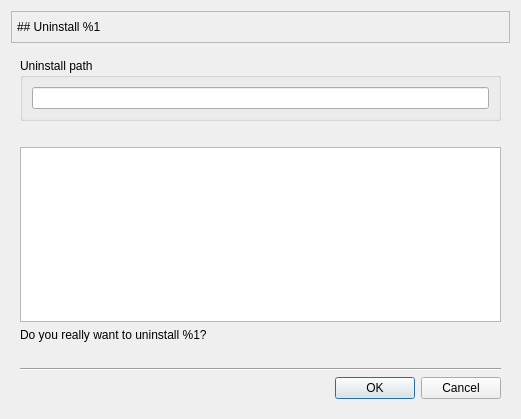
<?xml version="1.0" encoding="UTF-8"?>
<ui version="4.0">
 <class>Uninstaller</class>
 <widget class="QWidget" name="Uninstaller">
  <property name="geometry">
   <rect>
    <x>0</x>
    <y>0</y>
    <width>521</width>
    <height>419</height>
   </rect>
  </property>
  <property name="windowTitle">
   <string>Form</string>
  </property>
  <layout class="QGridLayout" name="gridLayout">
   <item row="1" column="0">
    <widget class="QStackedWidget" name="stackedWidget">
     <property name="currentIndex">
      <number>0</number>
     </property>
     <widget class="QWidget" name="page_1">
      <layout class="QVBoxLayout" name="verticalLayout">
       <item>
        <widget class="QGroupBox" name="groupBox">
         <property name="title">
          <string>Uninstall path</string>
         </property>
         <layout class="QVBoxLayout" name="verticalLayout_3">
          <item>
           <widget class="QLineEdit" name="appinstall_path">
            <property name="readOnly">
             <bool>true</bool>
            </property>
           </widget>
          </item>
         </layout>
        </widget>
       </item>
       <item>
        <spacer name="verticalSpacer">
         <property name="orientation">
          <enum>Qt::Orientation::Vertical</enum>
         </property>
         <property name="sizeType">
          <enum>QSizePolicy::Policy::Fixed</enum>
         </property>
         <property name="sizeHint" stdset="0">
          <size>
           <width>20</width>
           <height>20</height>
          </size>
         </property>
        </spacer>
       </item>
       <item>
        <widget class="QPlainTextEdit" name="text_1">
         <property name="readOnly">
          <bool>true</bool>
         </property>
        </widget>
       </item>
       <item>
        <widget class="QLabel" name="label_page_1">
         <property name="text">
          <string>Do you really want to uninstall %1?</string>
         </property>
        </widget>
       </item>
       <item>
        <spacer name="verticalSpacer_2">
         <property name="orientation">
          <enum>Qt::Orientation::Vertical</enum>
         </property>
         <property name="sizeType">
          <enum>QSizePolicy::Policy::Fixed</enum>
         </property>
         <property name="sizeHint" stdset="0">
          <size>
           <width>20</width>
           <height>20</height>
          </size>
         </property>
        </spacer>
       </item>
       <item>
        <widget class="Line" name="line">
         <property name="orientation">
          <enum>Qt::Orientation::Horizontal</enum>
         </property>
        </widget>
       </item>
       <item>
        <widget class="QDialogButtonBox" name="buttonBox_1">
         <property name="standardButtons">
          <set>QDialogButtonBox::StandardButton::Cancel|QDialogButtonBox::StandardButton::Ok</set>
         </property>
        </widget>
       </item>
      </layout>
     </widget>
     <widget class="QWidget" name="page_2">
      <layout class="QVBoxLayout" name="verticalLayout_2">
       <item>
        <widget class="QProgressBar" name="uninstallProgress">
         <property name="value">
          <number>24</number>
         </property>
        </widget>
       </item>
       <item>
        <widget class="QPlainTextEdit" name="text_2">
         <property name="readOnly">
          <bool>true</bool>
         </property>
        </widget>
       </item>
       <item>
        <widget class="QDialogButtonBox" name="buttonBox_2">
         <property name="standardButtons">
          <set>QDialogButtonBox::StandardButton::Ok</set>
         </property>
        </widget>
       </item>
      </layout>
     </widget>
    </widget>
   </item>
   <item row="0" column="0">
    <widget class="QFrame" name="frame">
     <property name="maximumSize">
      <size>
       <width>16777215</width>
       <height>80</height>
      </size>
     </property>
     <property name="frameShape">
      <enum>QFrame::Shape::StyledPanel</enum>
     </property>
     <property name="frameShadow">
      <enum>QFrame::Shadow::Raised</enum>
     </property>
     <layout class="QHBoxLayout" name="horizontalLayout">
      <property name="leftMargin">
       <number>5</number>
      </property>
      <property name="topMargin">
       <number>5</number>
      </property>
      <property name="rightMargin">
       <number>5</number>
      </property>
      <property name="bottomMargin">
       <number>5</number>
      </property>
      <item>
       <widget class="QLabel" name="label_title">
        <property name="maximumSize">
         <size>
          <width>16777215</width>
          <height>80</height>
         </size>
        </property>
        <property name="text">
         <string>## Uninstall %1</string>
        </property>
        <property name="textFormat">
         <enum>Qt::TextFormat::MarkdownText</enum>
        </property>
        <property name="scaledContents">
         <bool>false</bool>
        </property>
       </widget>
      </item>
      <item>
       <spacer name="horizontalSpacer">
        <property name="orientation">
         <enum>Qt::Orientation::Horizontal</enum>
        </property>
        <property name="sizeHint" stdset="0">
         <size>
          <width>40</width>
          <height>20</height>
         </size>
        </property>
       </spacer>
      </item>
      <item>
       <widget class="QLabel" name="label_2">
        <property name="maximumSize">
         <size>
          <width>80</width>
          <height>80</height>
         </size>
        </property>
        <property name="text">
         <string/>
        </property>
        <property name="pixmap">
         <pixmap resource="uninstaller_resources.qrc">:/icons/icons/uninstaller.svg</pixmap>
        </property>
        <property name="scaledContents">
         <bool>false</bool>
        </property>
       </widget>
      </item>
     </layout>
    </widget>
   </item>
  </layout>
 </widget>
 <resources>
  <include location="uninstaller_resources.qrc"/>
 </resources>
 <connections/>
</ui>
